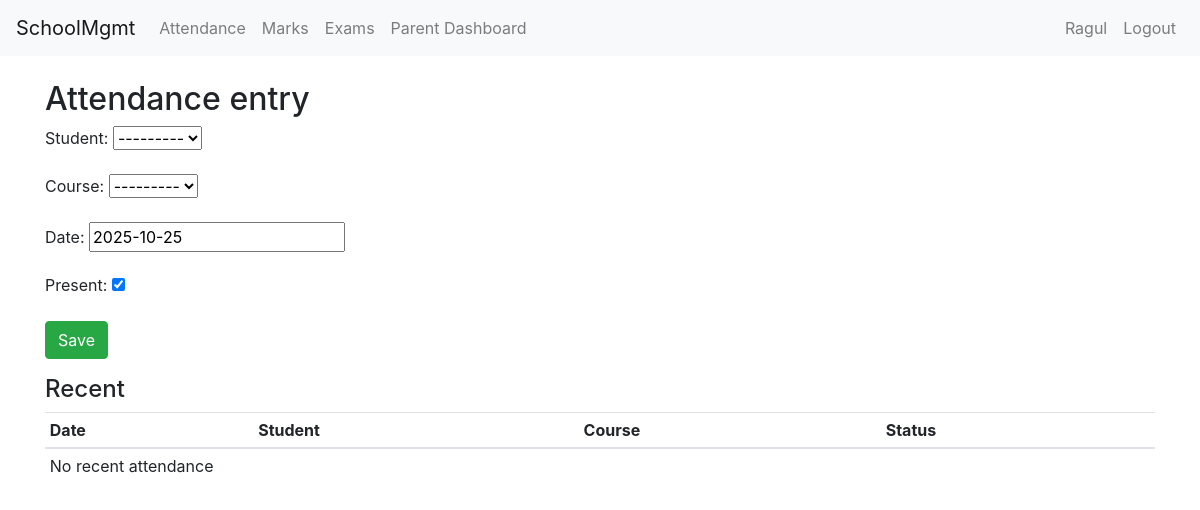
Page /attendance/entry/ (signed in) on the earlier database version.
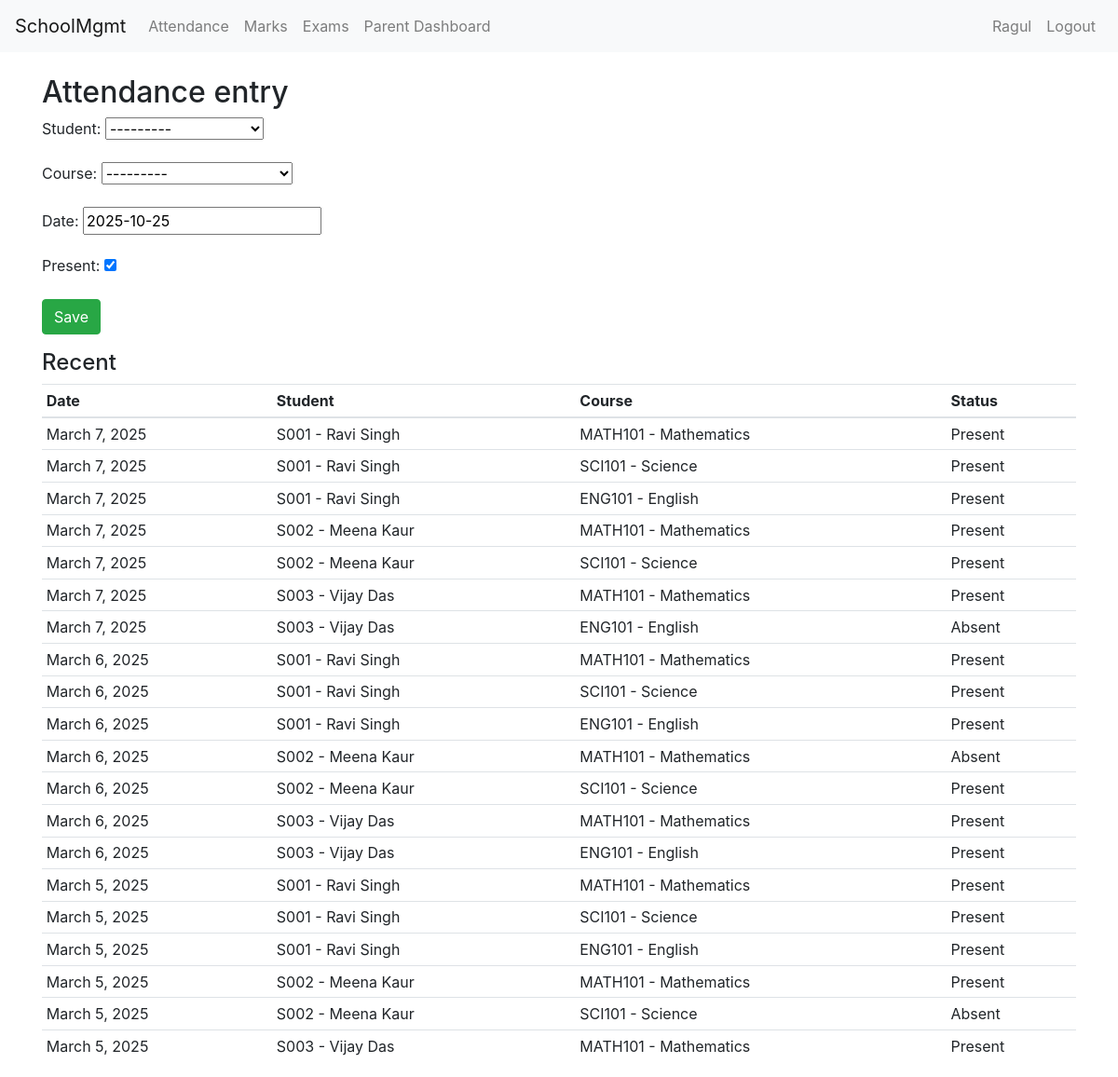
Same page on the later database version.
### core/models.py (models this page shows, shortened)
class Attendance(models.Model):
    student = models.ForeignKey(Student, on_delete=models.CASCADE, related_name="attendance")
    course = models.ForeignKey(Course, on_delete=models.CASCADE, related_name="attendance")
    date = models.DateField(default=timezone.now)
    present = models.BooleanField(default=True)
    class Meta:
        unique_together = ("student", "course", "date")

class Student(models.Model):
    user = models.OneToOneField(User, on_delete=models.CASCADE, related_name="student_profile")
    roll_no = models.CharField(max_length=30, unique=True)
    courses = models.ManyToManyField(Course, related_name="students", blank=True)
    parent = models.ForeignKey(Parent, on_delete=models.SET_NULL, null=True, blank=True, related_name="children")
    def __str__(self):
        return f"{self.roll_no} - {self.user.get_full_name() or self.user.username}"

class Course(models.Model):
    code = models.CharField(max_length=20, unique=True)
    name = models.CharField(max_length=200)
    teacher = models.ForeignKey(Teacher, on_delete=models.SET_NULL, null=True, blank=True, related_name="courses")
    def __str__(self):
        return f"{self.code} - {self.name}"

### core/views.py (the view)
# urls.py: path("attendance/entry/", views.attendance_entry, name="attendance_entry"),
@login_required
def attendance_entry(request):
    if request.method == "POST":
        form = AttendanceForm(request.POST)
        if form.is_valid():
            try:
                form.save()
                messages.success(request, "Attendance saved.")
                return redirect("core:attendance_entry")
            except IntegrityError:
                messages.error(request, "Attendance for this student/course/date already exists.")
    else:
        form = AttendanceForm()
    recent = Attendance.objects.select_related("student", "course").order_by("-date")[:20]
    return render(request, "core/attendance_entry.html", {"form": form, "recent": recent})

### core/forms.py
class AttendanceForm(forms.ModelForm):
    class Meta:
        model = Attendance
        fields = ["student", "course", "date", "present"]

### core/templates/core/attendance_entry.html
{% extends "core/base.html" %}
{% block content %}
<h2>Attendance entry</h2>
<form method="post">{% csrf_token %}
  {{ form.as_p }}
  <button class="btn btn-success">Save</button>
</form>
<h4 class="mt-3">Recent</h4>
<table class="table table-sm">
  <thead><tr><th>Date</th><th>Student</th><th>Course</th><th>Status</th></tr></thead>
  <tbody>
    {% for a in recent %}
      <tr><td>{{ a.date }}</td><td>{{ a.student }}</td><td>{{ a.course }}</td><td>{{ a.present|yesno:"Present,Absent" }}</td></tr>
    {% empty %}
      <tr><td colspan="4">No recent attendance</td></tr>
    {% endfor %}
  </tbody>
</table>
{% endblock %}

### core/templates/core/base.html (shortened to what this page needs)
<!DOCTYPE html>
<html>
  <head>
    <link
      href="https://cdn.jsdelivr.net/npm/bootstrap@4.6.2/dist/css/bootstrap.min.css"
      rel="stylesheet"
    />
    {% load static %}
  </head>
  <body>
    <nav class="navbar navbar-expand-lg navbar-light bg-light">
      <a class="navbar-brand" href="{% url 'core:index' %}">SchoolMgmt</a>
      <div class="collapse navbar-collapse">
        <ul class="navbar-nav mr-auto">
          {% if user.is_authenticated %}
          <li class="nav-item">
            <a class="nav-link" href="{% url 'core:attendance_entry' %}"
              >Attendance</a
            >
          </li>
          <li class="nav-item">
            <a class="nav-link" href="{% url 'core:marks_entry' %}">Marks</a>
          </li>
          <li class="nav-item">
            <a class="nav-link" href="{% url 'core:exam_create' %}">Exams</a>
          </li>
          <li class="nav-item">
            <a class="nav-link" href="{% url 'core:parent_dashboard' %}"
              >Parent Dashboard</a
            >
          </li>
          {% endif %}
        </ul>
        <ul class="navbar-nav">
          {% if user.is_authenticated %}
          <li class="nav-item">
            <a class="nav-link" href="#">{{ user.username }}</a>
          </li>
          <li class="nav-item">
            <form
              method="post"
              action="{% url 'logout' %}"
              style="display: inline"
            >
              <button
                type="submit"
                class="btn btn-link nav-link"
                style="padding: 10; border: none; background: none"
              >
                Logout
              </button>
            </form>
          </li>
          {% else %}
          <li class="nav-item">
            <a class="nav-link" href="{% url 'login' %}">Login</a>
          </li>
          {% endif %}
        </ul>
      </div>
    </nav>
    <div class="container mt-4">
       {% block content %}{% endblock %}
    </div>
  </body>
</html>

Differences in the rows shown:
added Attendance: date "March 7, 2025", student "S001 - Ravi Singh", course "MATH101 - Mathematics", present "Present"
added Attendance: date "March 7, 2025", student "S001 - Ravi Singh", course "SCI101 - Science", present "Present"
added Attendance: date "March 7, 2025", student "S001 - Ravi Singh", course "ENG101 - English", present "Present"
added Attendance: date "March 7, 2025", student "S002 - Meena Kaur", course "MATH101 - Mathematics", present "Present"
added Attendance: date "March 7, 2025", student "S002 - Meena Kaur", course "SCI101 - Science", present "Present"
added Attendance: date "March 7, 2025", student "S003 - Vijay Das", course "MATH101 - Mathematics", present "Present"
added Attendance: date "March 7, 2025", student "S003 - Vijay Das", course "ENG101 - English", present "Absent"
added Attendance: date "March 6, 2025", student "S001 - Ravi Singh", course "MATH101 - Mathematics", present "Present"
added Attendance: date "March 6, 2025", student "S001 - Ravi Singh", course "SCI101 - Science", present "Present"
added Attendance: date "March 6, 2025", student "S001 - Ravi Singh", course "ENG101 - English", present "Present"
added Attendance: date "March 6, 2025", student "S002 - Meena Kaur", course "MATH101 - Mathematics", present "Absent"
added Attendance: date "March 6, 2025", student "S002 - Meena Kaur", course "SCI101 - Science", present "Present"
added Attendance: date "March 6, 2025", student "S003 - Vijay Das", course "MATH101 - Mathematics", present "Present"
added Attendance: date "March 6, 2025", student "S003 - Vijay Das", course "ENG101 - English", present "Present"
added Attendance: date "March 5, 2025", student "S001 - Ravi Singh", course "MATH101 - Mathematics", present "Present"
added Attendance: date "March 5, 2025", student "S001 - Ravi Singh", course "SCI101 - Science", present "Present"
added Attendance: date "March 5, 2025", student "S001 - Ravi Singh", course "ENG101 - English", present "Present"
added Attendance: date "March 5, 2025", student "S002 - Meena Kaur", course "MATH101 - Mathematics", present "Present"
added Attendance: date "March 5, 2025", student "S002 - Meena Kaur", course "SCI101 - Science", present "Absent"
added Attendance: date "March 5, 2025", student "S003 - Vijay Das", course "MATH101 - Mathematics", present "Present"
Other differences:
text no longer shown: "No recent attendance"
